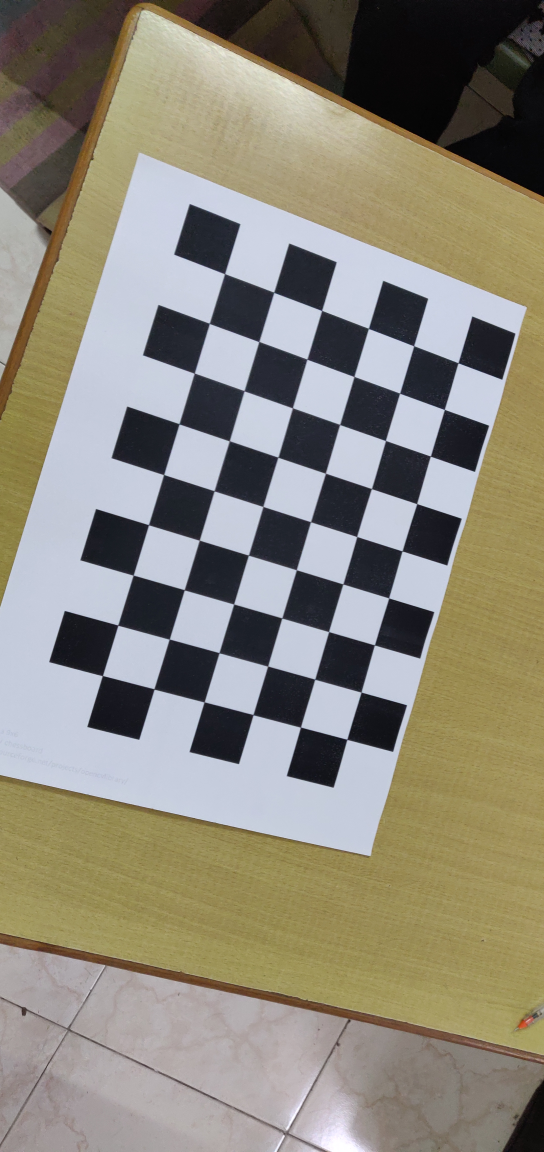
#> input picture Data/2.jpg, 2176 x 4608 px, found by its file name (shown at 1/4 size)
$ python Zhang_Method_own_data.py
#> lines starting #> are read from the running program, lines starting #| are printed output that depends on the picture; pictures that were not available may be replaced by others from this repository, and a replacement may not be noted
import cv2
from matplotlib import pyplot as plt
import numpy as np
import glob
import math
import random

### Rotation Matrix from Euler Angles
def eulerAnglesToRotationMatrix(theta) :
	R_x = np.array([[1,0,0],[0,math.cos(theta[0]),-math.sin(theta[0])],[0,math.sin(theta[0]), math.cos(theta[0])]])
	R_y = np.array([[math.cos(theta[1]),0,math.sin(theta[1])],[0,1,0],[-math.sin(theta[1]),0,math.cos(theta[1])]])
	R_z = np.array([[math.cos(theta[2]),-math.sin(theta[2]),0],[math.sin(theta[2]),math.cos(theta[2]),0],[0,0,1]])
	R = np.dot(R_z,np.dot(R_y,R_x))
	return R

x,y=np.meshgrid(range(6),range(9))
world_points=np.hstack((x.reshape(54,1),y.reshape(54,1),np.zeros((54,1)))).astype(np.float32)
_3D_points = []
_2D_points = []

for i in range(2,7):
	img_path = 'Own_data/' + str(i) + '.jpg'
	I = cv2.imread(img_path)
#> I is the input picture: shape (4608, 2176, 3); mean B, G, R 122, 135.6, 140.3
	ret, corners = cv2.findChessboardCorners(I,(6,9))
#> ret = True; corners = 54 rows, first 8: [900, 1096.5], [1096, 1170.5], [1288.5, 1243.4], [1474.4, 1315], [1655.8, 1386], [1833.2, 1452.2], [838, 1295], [1036.1, 1367.8]

	if ret is True:
		_3D_points.append(world_points)
		_2D_points.append(corners)

### Zhang Method
ret, mtx, dist, rvecs, tvecs = cv2.calibrateCamera(_3D_points, _2D_points, (I.shape[1],I.shape[0]), None, None)
print('Reprojection Error:', ret)
print ('Camera Calibration Matrix:')
print(mtx)
print('Distortion Parameters:')
print(dist)
print('Rotation Vectors for the images are:')
print(rvecs)
print('Translation Vectors for the images are:')
print(tvecs)

r =  rvecs[4]
R = (eulerAnglesToRotationMatrix(r))
world_points_1 = np.hstack((x.reshape(54,1),y.reshape(54,1),np.zeros((54,1)),np.ones((54,1)))).astype(np.float32)

temp1 = np.zeros((3,4))
temp1[0:3,0:3] = R[0:3,0:3]
temp1[:,3] = tvecs[4][:,0]
P = np.matmul(mtx,temp1)
P = P/P[2,3]

projected_points = []
for i in range(54):
	projection = np.matmul(P,np.transpose(world_points_1[i,:]))
	projection = projection/projection[2]
	projected_points.append(projection[0:2])
projected_points = np.asarray(projected_points)
plt.imshow(I)

### Wireframe
idx = [5,11,17,23,29,35,41,47,53]
idx1 = [8,17,26,35,44,53]
q = 0
p = 0
for i in range(projected_points.shape[0]):
	if (i == idx[q]):
		q = q + 1
		continue
	plt.plot([projected_points[i][0],projected_points[i+1][0]],[projected_points[i][1],projected_points[i+1][1]],'go-')
for i in range(9):
	i1 = i
	j =  i + 6
	while(j < 54):
		plt.plot([projected_points[i1][0],projected_points[j][0]],[projected_points[i1][1],projected_points[j][1]],'go-')
		i1 = j
		j = j + 6
plt.imshow(I)
plt.title('Wireframe from reprojected points')
plt.show()
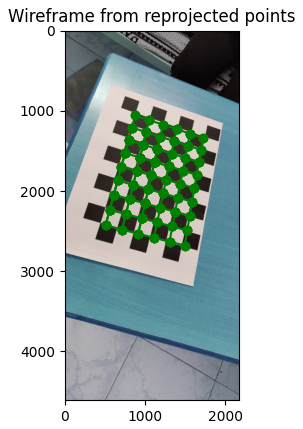
#> figure drawn by matplotlib, 1 panel; B, G, R data is drawn as R, G, B

I1 = cv2.imread('Own_data/1.jpg')
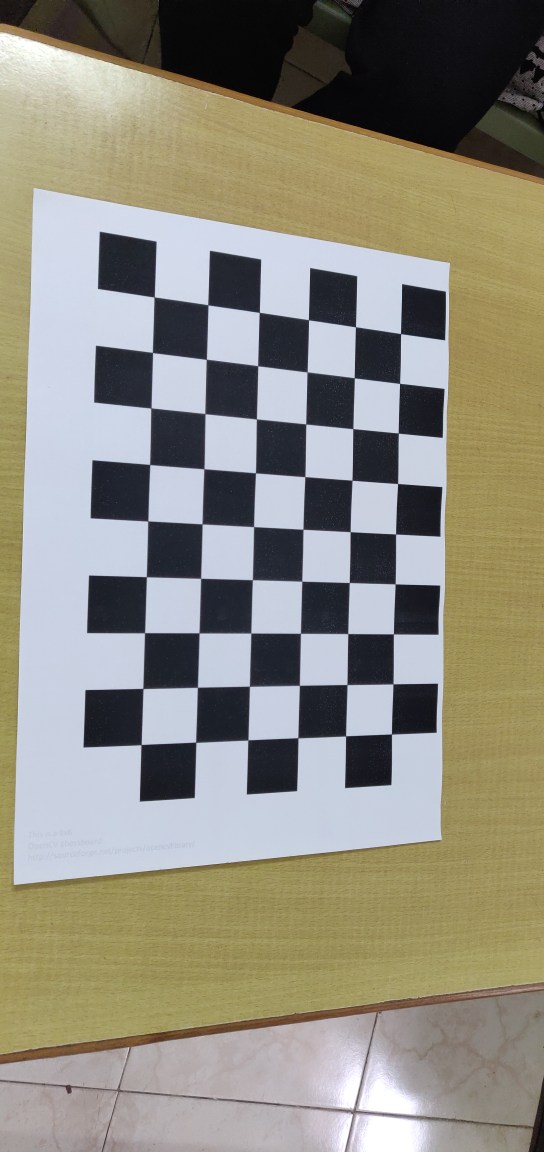
#> input picture Data/1.jpg, 2176 x 4608 px, found by its file name (shown at 1/4 size)
#> I1 is the input picture: shape (4608, 2176, 3); mean B, G, R 126.9, 140.3, 143.4
I_undistort = cv2.undistort(I1,mtx,dist)
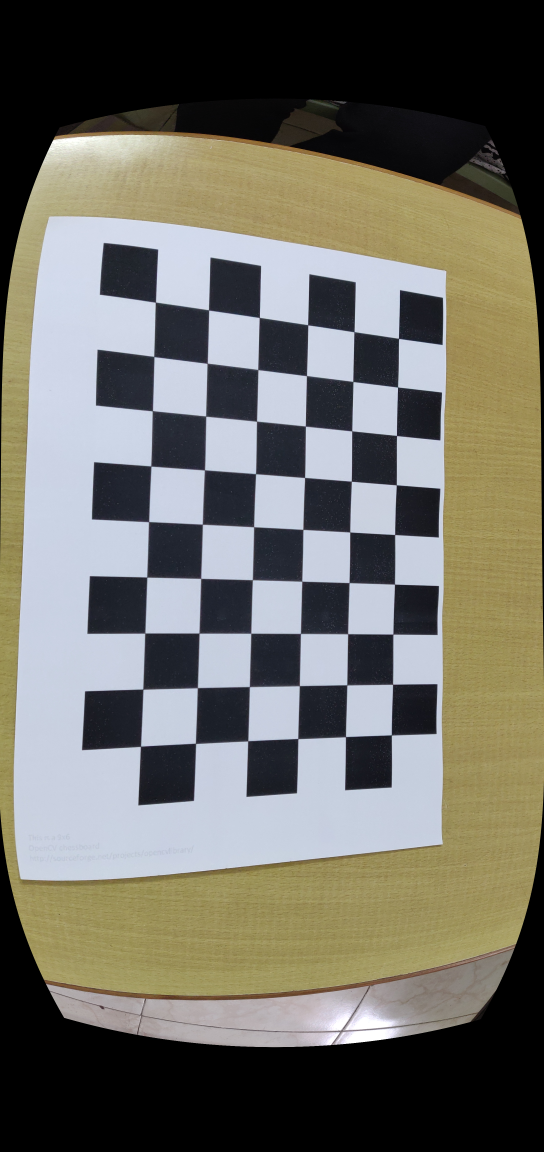
#> I_undistort: shape (4608, 2176, 3) (shown at 1/4 size); mean B, G, R 101.8, 110.7, 112.2
plt.subplot(1,2,1)
plt.imshow(I1)
plt.title('Original Image')
plt.subplot(1,2,2)
plt.imshow(I_undistort)
plt.title('Undistorted Image')
plt.show()
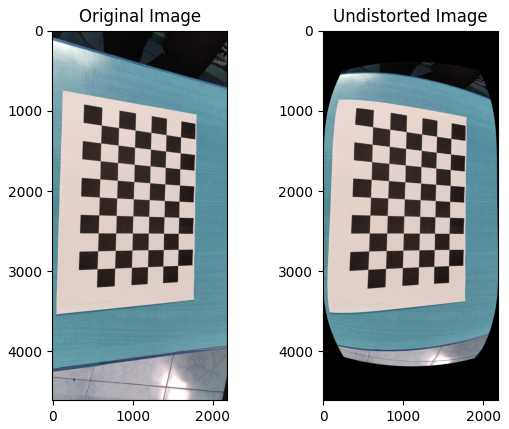
#> figure drawn by matplotlib, 2 panels; B, G, R data is drawn as R, G, B
